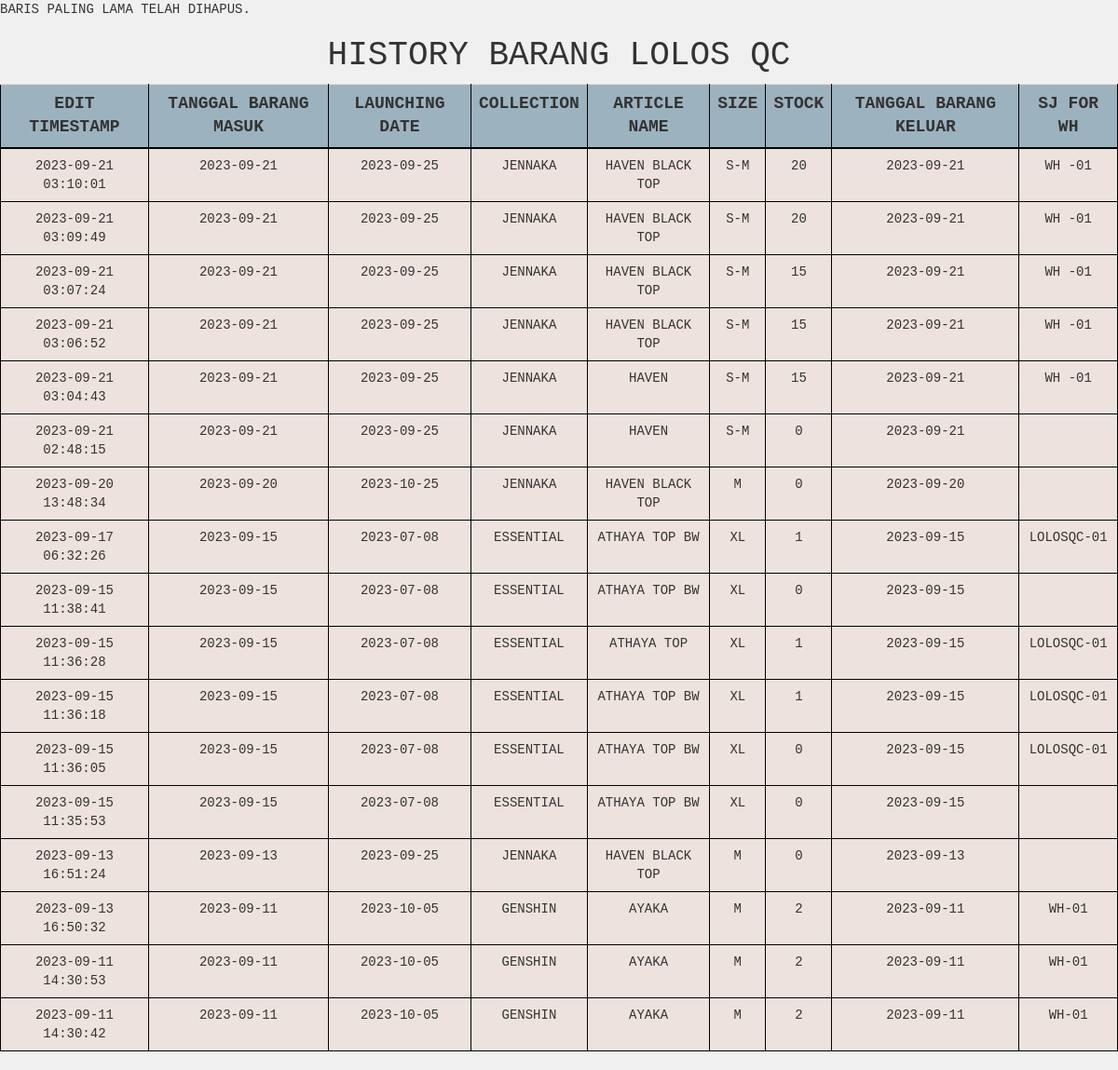
Page /qc/baranglolosqc/baranglolosqc_history.php (signed in) on the earlier database version.
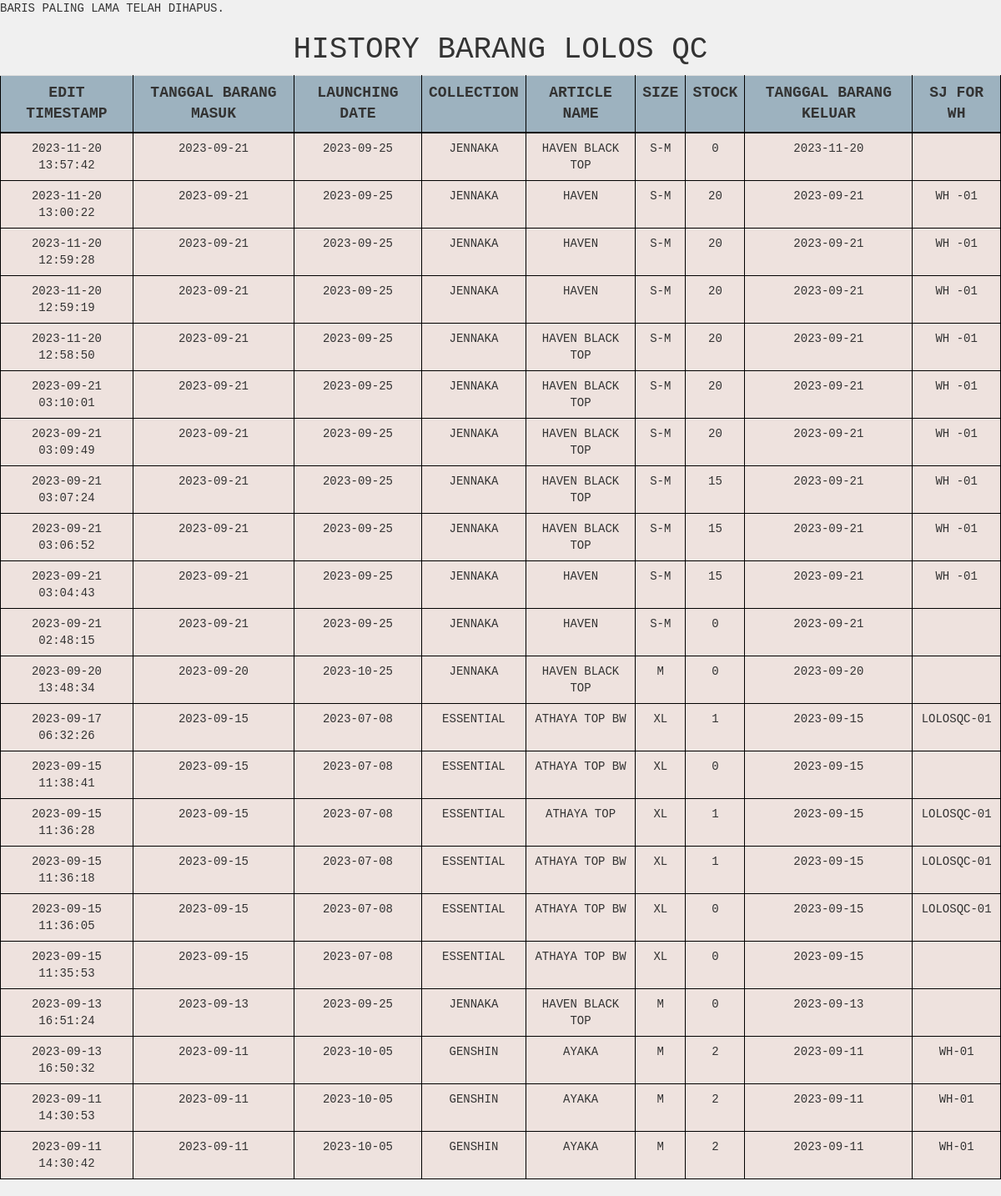
Same page on the later database version.
### tables this page shows
CREATE TABLE `barang_lolosqc_history` (
  `id` int(25) NOT NULL,
  `idbarang_lolosqc` int(25) NOT NULL,
  `tgl_brg_masuk` date NOT NULL,
  `launching_date` date NOT NULL,
  `collection` varchar(255) NOT NULL,
  `article_name` varchar(255) NOT NULL,
  `size` varchar(15) NOT NULL,
  `stock` int(255) NOT NULL,
  `tgl_brg_keluar` date NOT NULL,
  `sj_for_wh` varchar(255) NOT NULL,
  `idbarang_qc` int(25) NOT NULL,
  `edit_timestamp` timestamp NOT NULL DEFAULT current_timestamp()
);

### qc/baranglolosqc/baranglolosqc_history.php (the view, shortened to what this page needs)
<?php
$servername = "localhost";
$username = "root";
$password = "";
$dbname = "gudangjenna";
$conn = mysqli_connect($servername, $username, $password, $dbname);
$sql = "SELECT * FROM barang_lolosqc_history ORDER BY edit_timestamp DESC";
$result = mysqli_query($conn, $sql);
?>
<!DOCTYPE html>
<html>
<head>
    <link href="../../vendor/css/bootstrap/bootstrap.min.css" rel="stylesheet">
    <link href="../../vendor/css/bootstrap/bootstrap.css" rel="stylesheet">
    <link href="../../vendor/font-awesome/css/font-awesome.min.css" rel="stylesheet" type="text/css">
    <link href="../../css/tabel.css" rel="stylesheet">
</head>
<body>
    <h1 style="text-align: center;">History Barang Lolos QC</h1>
    <table class="table table-hover">
        <tr>
            <th>Edit Timestamp</th>
            <th scope="col">Tanggal Barang Masuk</th>
            <th scope="col">Launching Date</th>
            <th scope="col">Collection</th>
            <th scope="col">Article Name</th>
            <th scope="col">Size</th>
            <th scope="col">Stock</th>
            <th scope="col">Tanggal Barang Keluar</th>
            <th scope="col">SJ For WH</th>
        </tr>
        <?php
        while ($row = mysqli_fetch_assoc($result)) {
            echo "<tr>";
            echo "<td>" . $row['edit_timestamp'] . "</td>";
            echo "<td>" . $row['tgl_brg_masuk'] . "</td>";
            echo "<td>" . $row['launching_date'] . "</td>";
            echo "<td>" . $row['collection'] . "</td>";
            echo "<td>" . $row['article_name'] . "</td>";
            echo "<td>" . $row['size'] . "</td>";
            echo "<td>" . $row['stock'] . "</td>";
            echo "<td>" . $row['tgl_brg_keluar'] . "</td>";
            echo "<td>" . $row['sj_for_wh'] . "</td>";
            echo "</tr>";
        }
        ?>
    </table>
</body>
</html>

### css/tabel.css (style rules this page uses)
body { font-family: "Courier New", Courier, monospace; text-transform: uppercase; margin: 0; padding: 0; background-color: #f0f0f0; display: flex; flex-direction: column; min-height: 100vh; }
h1 { text-transform: uppercase; font-weight: 500; }
.table { border-collapse: collapse; width: 100%; }
.table th { background-color: #9db2bf; border: 1px solid black; text-align: center; border-bottom: 2px solid black; font-size: 18px; }
.table td { background-color: #eee2de; border: 1px solid black; text-align: center; font-size: 14px; }

Differences in the rows shown:
added barang_lolosqc_history: edit_timestamp "2023-11-20 13:57:42", tgl_brg_masuk "2023-09-21", launching_date "2023-09-25", collection "JENNAKA", article_name "HAVEN BLACK TOP", size "S-M", stock "0", tgl_brg_keluar "2023-11-20"
added barang_lolosqc_history: edit_timestamp "2023-11-20 13:00:22", tgl_brg_masuk "2023-09-21", launching_date "2023-09-25", collection "JENNAKA", article_name "HAVEN", size "S-M", stock "20", tgl_brg_keluar "2023-09-21", sj_for_wh "WH -01"
added barang_lolosqc_history: edit_timestamp "2023-11-20 12:59:28", tgl_brg_masuk "2023-09-21", launching_date "2023-09-25", collection "JENNAKA", article_name "HAVEN", size "S-M", stock "20", tgl_brg_keluar "2023-09-21", sj_for_wh "WH -01"
added barang_lolosqc_history: edit_timestamp "2023-11-20 12:59:19", tgl_brg_masuk "2023-09-21", launching_date "2023-09-25", collection "JENNAKA", article_name "HAVEN", size "S-M", stock "20", tgl_brg_keluar "2023-09-21", sj_for_wh "WH -01"
added barang_lolosqc_history: edit_timestamp "2023-11-20 12:58:50", tgl_brg_masuk "2023-09-21", launching_date "2023-09-25", collection "JENNAKA", article_name "HAVEN BLACK TOP", size "S-M", stock "20", tgl_brg_keluar "2023-09-21", sj_for_wh "WH -01"
